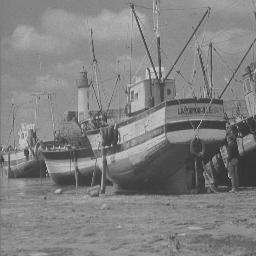
%> input picture Practical 1/images/boat256.jpg, 256 x 256 px
$ octave main.m   (GNU Octave 9; MATLAB toolbox functions it lacks are replaced by stand-ins)
%> lines starting %> are read from the running program, lines starting %| are printed output that depends on the picture
### Practical 1/utilities/transform.m
function imageOut = transform(image, table)
    % This function can be used in Tasks 2, 3 & 4

    % Given the image and the transform table, returns the new image
    [rows, columns] = size(image);

    for row = 1:rows

        for column = 1:columns
            pixel = image(row, column);
            index = uint16(pixel) + 1;
            newPixel = table(index);
            image(row, column) = newPixel;
        end

    end

    imageOut = image;
end

### Practical 1/utilities/displayImages.m
function displayImages(image, transformTable, transformTitle, newImage)
    % This function can be used in Tasks 2, 3 & 4

    % Given the original and new images, display them

    figure
    subplot(2, 3, 1);
    imshow(image);
    subplot(2, 3, 4);
    value = histogram(image, 'BinLimits', [0 256], 'BinWidth', 1);

    subplot(2, 3, 2);

    x = 0:255;
    y = transformTable;
    plot(x, y);
    xlabel('input');
    ylabel('output');
    title(transformTitle);

    subplot(2, 3, 3);
    imshow(newImage);
    subplot(2, 3, 6);
    histogram(newImage, 'BinLimits', [0 256], 'BinWidth', 1);
end

### Practical 1/utilities/transformTable.m
function table = transformTable(transformFunction, varargin)
    % This function can be used in Tasks 2, 3 & 4

    % Given the transform function and the parameters, returns the table of
    % transformation

    array = zeros(1, 256);

    for index = 1:256
        input = index - 1;
        numberParameters = nargin - 1;
        output = transformFunction(input, varargin{1:numberParameters});
        array(index) = output;
    end

    table = uint8(array);
end

### Practical 1/Task 2/main.m
addpath('../utilities/');
boat = imread('../images/boat256.jpg');
%> boat is the input picture: size 256x256 uint8; min 24, max 222, mean 128.9
enhancedBrightnesses = [50, 70, 90];

for enhancedBrightness = enhancedBrightnesses
    table = transformTable(@brightness, enhancedBrightness);
    title = sprintf('Transform function - Enhanced Brightness = %d', enhancedBrightness);
    newBoat = transform(boat, table);
    displayImages(boat, table, title, newBoat);
end
%> this loop made 3 passes
%> pass 1, in transform, `imageOut = image;`:
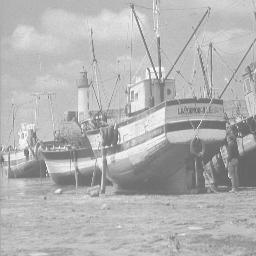
%> imageOut: size 256x256 uint8; min 74, max 255, mean 178.9
%> pass 1, `displayImages(boat, table, title, newBoat);`:
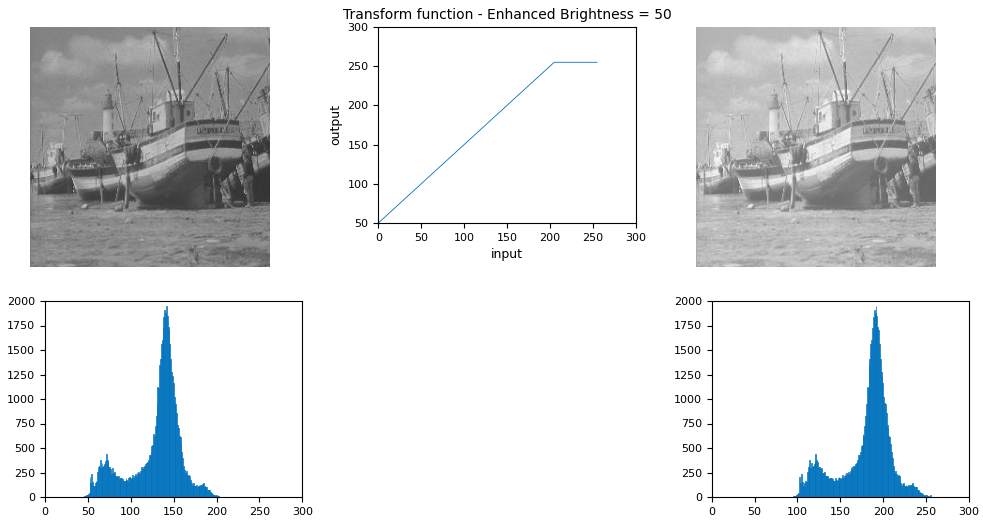
%> figure redrawn from the program's plot data, 5 panels
%> pass 3, in transform (call 3), `imageOut = image;`:
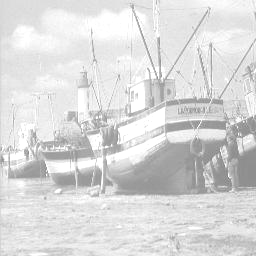
%> imageOut: size 256x256 uint8; min 114, max 255, mean 218.2
